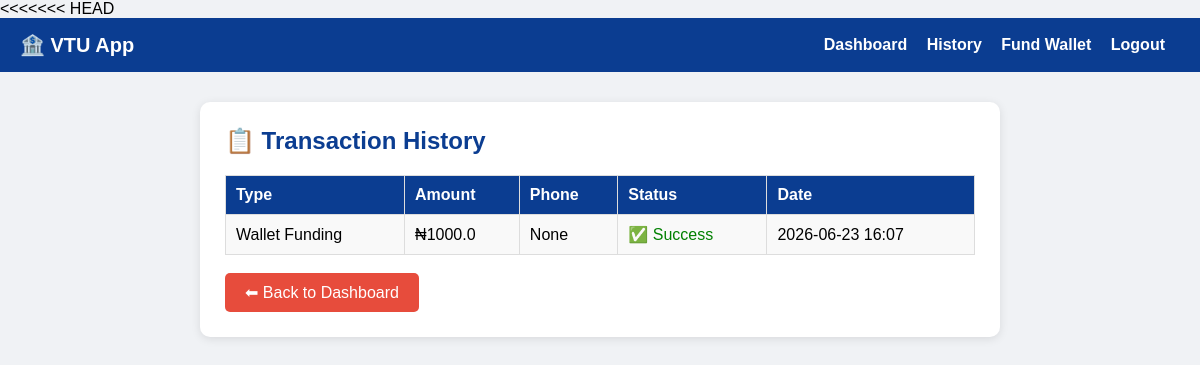
The app's page /transactions (signed in) with its own data.
### app.py (models this page shows)
class Transaction(db.Model):
    id = db.Column(db.Integer, primary_key=True)
    user_id = db.Column(db.Integer, db.ForeignKey('user.id'))
    type = db.Column(db.String(50))
    amount = db.Column(db.Float)
    phone = db.Column(db.String(20))
    status = db.Column(db.String(20), default='Success')
    date = db.Column(db.DateTime, default=datetime.utcnow)

### app.py (the view)
@app.route('/transactions')
@login_required
def transactions():
    user = db.session.get(User, session['user_id'])
    all_transactions = Transaction.query.filter_by(
        user_id=session['user_id']
    ).order_by(Transaction.date.desc()).all()
    return render_template('transactions.html',
                         user=user,
                         transactions=all_transactions)

### app.py (called while the page is built)
def login_required(f):
    @wraps(f)
    def decorated_function(*args, **kwargs):
        if 'user_id' not in session:
            return redirect(url_for('login'))
        return f(*args, **kwargs)
    return decorated_function

### templates/transactions.html (shortened to what this page needs)
{% extends "base.html" %}
{% block content %}
<div class="card">
    <h2>📋 Transaction History</h2>
    {% if transactions %}
    <table>
        <tr>
            <th>Type</th>
            <th>Amount</th>
            <th>Phone</th>
            <th>Status</th>
            <th>Date</th>
        </tr>
        {% for t in transactions %}
        <tr>
            <td>{{ t.type }}</td>
            <td>₦{{ t.amount }}</td>
            <td>{{ t.phone }}</td>
            <td>
                {% if t.status == 'Success' %}
                    <span style="color:green;">
                        ✅ {{ t.status }}
                    </span>
                {% else %}
                    <span style="color:red;">
                        ❌ {{ t.status }}
                    </span>
                {% endif %}
            </td>
            <td>{{ t.date.strftime('%Y-%m-%d %H:%M') }}</td>
        </tr>
        {% endfor %}
    </table>
    {% else %}
        <p>No transactions yet!</p>
    {% endif %}
    <br>
    <a href="/dashboard" class="btn btn-red">
        ⬅ Back to Dashboard
    </a>
</div>
{% endblock %}

### templates/base.html (style rules this page uses)
* { margin: 0; padding: 0; box-sizing: border-box; }
body { font-family: Arial, sans-serif; background: #f0f2f5; }
.card { background: white; padding: 25px; border-radius: 10px; box-shadow: 0 2px 10px rgba(0,0,0,0.1); margin-bottom: 20px; }
h2 { color: #0b3d91; margin-bottom: 20px; }
.btn { padding: 10px 20px; background: #0b3d91; color: white; border: none; border-radius: 5px; cursor: pointer; text-decoration: none; display: inline-block; }
.btn-red { background: #e74c3c; }
table { width: 100%; border-collapse: collapse; }
th, td { padding: 10px; border: 1px solid #ddd; text-align: left; }
th { background: #0b3d91; color: white; }
tr:nth-child(even) { background: #f9f9f9; }

### records on screen
Transaction: type "Wallet Funding", amount "1000.0", phone "None", status "Success", date "2026-06-23 16:07"
